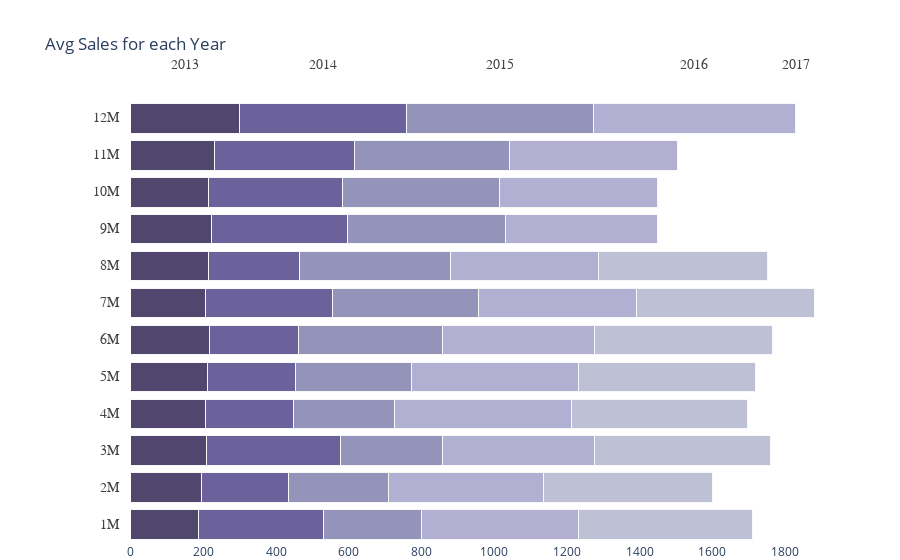

Here is the notebook cell this chart was saved with:
### Code cell
# data 
df_2013 = df_train1[df_train1['year']==2013][['month','sales']]
df_2013 = df_2013.groupby('month').agg({"sales" : "mean"}).reset_index().rename(columns={'sales':'s13'})
df_2014 = df_train1[df_train1['year']==2014][['month','sales']]
df_2014 = df_2014.groupby('month').agg({"sales" : "mean"}).reset_index().rename(columns={'sales':'s14'})
df_2015 = df_train1[df_train1['year']==2015][['month','sales']]
df_2015 = df_2015.groupby('month').agg({"sales" : "mean"}).reset_index().rename(columns={'sales':'s15'})
df_2016 = df_train1[df_train1['year']==2016][['month','sales']]
df_2016 = df_2016.groupby('month').agg({"sales" : "mean"}).reset_index().rename(columns={'sales':'s16'})
df_2017 = df_train1[df_train1['year']==2017][['month','sales']]
df_2017 = df_2017.groupby('month').agg({"sales" : "mean"}).reset_index()
df_2017_no = pd.DataFrame({'month': [9,10,11,12], 'sales':[0,0,0,0]})
df_2017 = df_2017.append(df_2017_no).rename(columns={'sales':'s17'})
df_year = df_2013.merge(df_2014,on='month').merge(df_2015,on='month').merge(df_2016,on='month').merge(df_2017,on='month')

# top levels
top_labels = ['2013', '2014', '2015', '2016', '2017']

colors = ['rgba(38, 24, 74, 0.8)', 'rgba(71, 58, 131, 0.8)',
          'rgba(122, 120, 168, 0.8)', 'rgba(164, 163, 204, 0.85)',
          'rgba(190, 192, 213, 1)']

# X axis value 
df_year = df_year[['s13','s14','s15','s16','s17']].replace(np.nan,0)
x_data = df_year.values

# y axis value (Month)
df_2013['month'] =['1M','2M','3M','4M','5M','6M','7M','8M','9M','10M','11M','12M']
y_data = df_2013['month'].tolist()

fig = go.Figure()
for i in range(0, len(x_data[0])):
    for xd, yd in zip(x_data, y_data):
        fig.add_trace(go.Bar(
            x=[xd[i]], y=[yd],
            orientation='h',
            marker=dict(
                color=colors[i],
                line=dict(color='rgb(248, 248, 249)', width=1)
            )
        ))

fig.update_layout(title='Avg Sales for each Year',
    xaxis=dict(showgrid=False, 
               zeroline=False, domain=[0.15, 1]),
    yaxis=dict(showgrid=False, showline=False,
               showticklabels=False, zeroline=False),
    barmode='stack', #barnorm='percent',
    plot_bgcolor='#fff', paper_bgcolor='#fff',
    margin=dict(l=0, r=50, t=100, b=10),
    showlegend=False, 
)

annotations = []
for yd, xd in zip(y_data, x_data):
    # labeling the y-axis
    annotations.append(dict(xref='paper', yref='y',
                            x=0.14, y=yd,
                            xanchor='right',
                            text=str(yd),
                            font=dict(family='Arial', size=14,
                                      color='rgb(67, 67, 67)'),
                            showarrow=False, align='right'))
    # labeling the first Likert scale (on the top)
    if yd == y_data[-1]:
        annotations.append(dict(xref='x', yref='paper',
                                x=xd[0] / 2, y=1.1,
                                text=top_labels[0],
                                font=dict(family='Arial', size=14,
                                          color='rgb(67, 67, 67)'),
                          showarrow=False))
    space = xd[0]
    for i in range(1, len(xd)):
            # labeling the Likert scale
            if yd == y_data[-1]:
                annotations.append(dict(xref='x', yref='paper',
                                        x=space + (xd[i]/2), y=1.1,
                                        text=top_labels[i],
                                        font=dict(family='Arial', size=14,
                                                  color='rgb(67, 67, 67)'),
                                        showarrow=False))
            space += xd[i]
fig.update_layout(
    annotations=annotations)
fig.show()

### Figure 1 — Plotly figure (JSON) as saved in the notebook; plotly's stock layout.template omitted (floating-point values rounded to 4 significant figures)
{"data": [{"marker": {"color": "rgba(38, 24, 74, 0.8)", "line": {"color": "rgb(248, 248, 249)", "width": 1}}, "orientation": "h", "type": "bar", "x": [187.0], "y": ["1M"]}, {"marker": {"color": "rgba(38, 24, 74, 0.8)", "line": {"color": "rgb(248, 248, 249)", "width": 1}}, "orientation": "h", "type": "bar", "x": [193.6], "y": ["2M"]}, {"marker": {"color": "rgba(38, 24, 74, 0.8)", "line": {"color": "rgb(248, 248, 249)", "width": 1}}, "orientation": "h", "type": "bar", "x": [206.9], "y": ["3M"]}, {"marker": {"color": "rgba(38, 24, 74, 0.8)", "line": {"color": "rgb(248, 248, 249)", "width": 1}}, "orientation": "h", "type": "bar", "x": [205.6], "y": ["4M"]}, {"marker": {"color": "rgba(38, 24, 74, 0.8)", "line": {"color": "rgb(248, 248, 249)", "width": 1}}, "orientation": "h", "type": "bar", "x": [210.2], "y": ["5M"]}, {"marker": {"color": "rgba(38, 24, 74, 0.8)", "line": {"color": "rgb(248, 248, 249)", "width": 1}}, "orientation": "h", "type": "bar", "x": [215.7], "y": ["6M"]}, {"marker": {"color": "rgba(38, 24, 74, 0.8)", "line": {"color": "rgb(248, 248, 249)", "width": 1}}, "orientation": "h", "type": "bar", "x": [204.0], "y": ["7M"]}, {"marker": {"color": "rgba(38, 24, 74, 0.8)", "line": {"color": "rgb(248, 248, 249)", "width": 1}}, "orientation": "h", "type": "bar", "x": [212.5], "y": ["8M"]}, {"marker": {"color": "rgba(38, 24, 74, 0.8)", "line": {"color": "rgb(248, 248, 249)", "width": 1}}, "orientation": "h", "type": "bar", "x": [220.6], "y": ["9M"]}, {"marker": {"color": "rgba(38, 24, 74, 0.8)", "line": {"color": "rgb(248, 248, 249)", "width": 1}}, "orientation": "h", "type": "bar", "x": [213.2], "y": ["10M"]}, {"marker": {"color": "rgba(38, 24, 74, 0.8)", "line": {"color": "rgb(248, 248, 249)", "width": 1}}, "orientation": "h", "type": "bar", "x": [231.1], "y": ["11M"]}, {"marker": {"color": "rgba(38, 24, 74, 0.8)", "line": {"color": "rgb(248, 248, 249)", "width": 1}}, "orientation": "h", "type": "bar", "x": [298.7], "y": ["12M"]}, {"marker": {"color": "rgba(71, 58, 131, 0.8)", "line": {"color": "rgb(248, 248, 249)", "width": 1}}, "orientation": "h", "type": "bar", "x": [342.3], "y": ["1M"]}, {"marker": {"color": "rgba(71, 58, 131, 0.8)", "line": {"color": "rgb(248, 248, 249)", "width": 1}}, "orientation": "h", "type": "bar", "x": [241.3], "y": ["2M"]}, {"marker": {"color": "rgba(71, 58, 131, 0.8)", "line": {"color": "rgb(248, 248, 249)", "width": 1}}, "orientation": "h", "type": "bar", "x": [368.7], "y": ["3M"]}, {"marker": {"color": "rgba(71, 58, 131, 0.8)", "line": {"color": "rgb(248, 248, 249)", "width": 1}}, "orientation": "h", "type": "bar", "x": [240.6], "y": ["4M"]}, {"marker": {"color": "rgba(71, 58, 131, 0.8)", "line": {"color": "rgb(248, 248, 249)", "width": 1}}, "orientation": "h", "type": "bar", "x": [242.2], "y": ["5M"]}, {"marker": {"color": "rgba(71, 58, 131, 0.8)", "line": {"color": "rgb(248, 248, 249)", "width": 1}}, "orientation": "h", "type": "bar", "x": [244.6], "y": ["6M"]}, {"marker": {"color": "rgba(71, 58, 131, 0.8)", "line": {"color": "rgb(248, 248, 249)", "width": 1}}, "orientation": "h", "type": "bar", "x": [350.8], "y": ["7M"]}, {"marker": {"color": "rgba(71, 58, 131, 0.8)", "line": {"color": "rgb(248, 248, 249)", "width": 1}}, "orientation": "h", "type": "bar", "x": [251.4], "y": ["8M"]}, {"marker": {"color": "rgba(71, 58, 131, 0.8)", "line": {"color": "rgb(248, 248, 249)", "width": 1}}, "orientation": "h", "type": "bar", "x": [374.5], "y": ["9M"]}, {"marker": {"color": "rgba(71, 58, 131, 0.8)", "line": {"color": "rgb(248, 248, 249)", "width": 1}}, "orientation": "h", "type": "bar", "x": [369.2], "y": ["10M"]}, {"marker": {"color": "rgba(71, 58, 131, 0.8)", "line": {"color": "rgb(248, 248, 249)", "width": 1}}, "orientation": "h", "type": "bar", "x": [384.1], "y": ["11M"]}, {"marker": {"color": "rgba(71, 58, 131, 0.8)", "line": {"color": "rgb(248, 248, 249)", "width": 1}}, "orientation": "h", "type": "bar", "x": [459.8], "y": ["12M"]}, {"marker": {"color": "rgba(122, 120, 168, 0.8)", "line": {"color": "rgb(248, 248, 249)", "width": 1}}, "orientation": "h", "type": "bar", "x": [269.7], "y": ["1M"]}, {"marker": {"color": "rgba(122, 120, 168, 0.8)", "line": {"color": "rgb(248, 248, 249)", "width": 1}}, "orientation": "h", "type": "bar", "x": [275.4], "y": ["2M"]}, {"marker": {"color": "rgba(122, 120, 168, 0.8)", "line": {"color": "rgb(248, 248, 249)", "width": 1}}, "orientation": "h", "type": "bar", "x": [282.4], "y": ["3M"]}, {"marker": {"color": "rgba(122, 120, 168, 0.8)", "line": {"color": "rgb(248, 248, 249)", "width": 1}}, "orientation": "h", "type": "bar", "x": [279.7], "y": ["4M"]}, {"marker": {"color": "rgba(122, 120, 168, 0.8)", "line": {"color": "rgb(248, 248, 249)", "width": 1}}, "orientation": "h", "type": "bar", "x": [321.0], "y": ["5M"]}, {"marker": {"color": "rgba(122, 120, 168, 0.8)", "line": {"color": "rgb(248, 248, 249)", "width": 1}}, "orientation": "h", "type": "bar", "x": [397.2], "y": ["6M"]}, {"marker": {"color": "rgba(122, 120, 168, 0.8)", "line": {"color": "rgb(248, 248, 249)", "width": 1}}, "orientation": "h", "type": "bar", "x": [403.0], "y": ["7M"]}, {"marker": {"color": "rgba(122, 120, 168, 0.8)", "line": {"color": "rgb(248, 248, 249)", "width": 1}}, "orientation": "h", "type": "bar", "x": [415.7], "y": ["8M"]}, {"marker": {"color": "rgba(122, 120, 168, 0.8)", "line": {"color": "rgb(248, 248, 249)", "width": 1}}, "orientation": "h", "type": "bar", "x": [434.7], "y": ["9M"]}, {"marker": {"color": "rgba(122, 120, 168, 0.8)", "line": {"color": "rgb(248, 248, 249)", "width": 1}}, "orientation": "h", "type": "bar", "x": [432.2], "y": ["10M"]}, {"marker": {"color": "rgba(122, 120, 168, 0.8)", "line": {"color": "rgb(248, 248, 249)", "width": 1}}, "orientation": "h", "type": "bar", "x": [426.6], "y": ["11M"]}, {"marker": {"color": "rgba(122, 120, 168, 0.8)", "line": {"color": "rgb(248, 248, 249)", "width": 1}}, "orientation": "h", "type": "bar", "x": [513.8], "y": ["12M"]}, {"marker": {"color": "rgba(164, 163, 204, 0.85)", "line": {"color": "rgb(248, 248, 249)", "width": 1}}, "orientation": "h", "type": "bar", "x": [434.1], "y": ["1M"]}, {"marker": {"color": "rgba(164, 163, 204, 0.85)", "line": {"color": "rgb(248, 248, 249)", "width": 1}}, "orientation": "h", "type": "bar", "x": [424.7], "y": ["2M"]}, {"marker": {"color": "rgba(164, 163, 204, 0.85)", "line": {"color": "rgb(248, 248, 249)", "width": 1}}, "orientation": "h", "type": "bar", "x": [418.7], "y": ["3M"]}, {"marker": {"color": "rgba(164, 163, 204, 0.85)", "line": {"color": "rgb(248, 248, 249)", "width": 1}}, "orientation": "h", "type": "bar", "x": [488.1], "y": ["4M"]}, {"marker": {"color": "rgba(164, 163, 204, 0.85)", "line": {"color": "rgb(248, 248, 249)", "width": 1}}, "orientation": "h", "type": "bar", "x": [457.7], "y": ["5M"]}, {"marker": {"color": "rgba(164, 163, 204, 0.85)", "line": {"color": "rgb(248, 248, 249)", "width": 1}}, "orientation": "h", "type": "bar", "x": [419.6], "y": ["6M"]}, {"marker": {"color": "rgba(164, 163, 204, 0.85)", "line": {"color": "rgb(248, 248, 249)", "width": 1}}, "orientation": "h", "type": "bar", "x": [432.6], "y": ["7M"]}, {"marker": {"color": "rgba(164, 163, 204, 0.85)", "line": {"color": "rgb(248, 248, 249)", "width": 1}}, "orientation": "h", "type": "bar", "x": [406.4], "y": ["8M"]}, {"marker": {"color": "rgba(164, 163, 204, 0.85)", "line": {"color": "rgb(248, 248, 249)", "width": 1}}, "orientation": "h", "type": "bar", "x": [419.3], "y": ["9M"]}, {"marker": {"color": "rgba(164, 163, 204, 0.85)", "line": {"color": "rgb(248, 248, 249)", "width": 1}}, "orientation": "h", "type": "bar", "x": [435.0], "y": ["10M"]}, {"marker": {"color": "rgba(164, 163, 204, 0.85)", "line": {"color": "rgb(248, 248, 249)", "width": 1}}, "orientation": "h", "type": "bar", "x": [462.9], "y": ["11M"]}, {"marker": {"color": "rgba(164, 163, 204, 0.85)", "line": {"color": "rgb(248, 248, 249)", "width": 1}}, "orientation": "h", "type": "bar", "x": [557.1], "y": ["12M"]}, {"marker": {"color": "rgba(190, 192, 213, 1)", "line": {"color": "rgb(248, 248, 249)", "width": 1}}, "orientation": "h", "type": "bar", "x": [476.6], "y": ["1M"]}, {"marker": {"color": "rgba(190, 192, 213, 1)", "line": {"color": "rgb(248, 248, 249)", "width": 1}}, "orientation": "h", "type": "bar", "x": [466.0], "y": ["2M"]}, {"marker": {"color": "rgba(190, 192, 213, 1)", "line": {"color": "rgb(248, 248, 249)", "width": 1}}, "orientation": "h", "type": "bar", "x": [483.4], "y": ["3M"]}, {"marker": {"color": "rgba(190, 192, 213, 1)", "line": {"color": "rgb(248, 248, 249)", "width": 1}}, "orientation": "h", "type": "bar", "x": [482.2], "y": ["4M"]}, {"marker": {"color": "rgba(190, 192, 213, 1)", "line": {"color": "rgb(248, 248, 249)", "width": 1}}, "orientation": "h", "type": "bar", "x": [487.2], "y": ["5M"]}, {"marker": {"color": "rgba(190, 192, 213, 1)", "line": {"color": "rgb(248, 248, 249)", "width": 1}}, "orientation": "h", "type": "bar", "x": [488.7], "y": ["6M"]}, {"marker": {"color": "rgba(190, 192, 213, 1)", "line": {"color": "rgb(248, 248, 249)", "width": 1}}, "orientation": "h", "type": "bar", "x": [489.9], "y": ["7M"]}, {"marker": {"color": "rgba(190, 192, 213, 1)", "line": {"color": "rgb(248, 248, 249)", "width": 1}}, "orientation": "h", "type": "bar", "x": [465.1], "y": ["8M"]}, {"marker": {"color": "rgba(190, 192, 213, 1)", "line": {"color": "rgb(248, 248, 249)", "width": 1}}, "orientation": "h", "type": "bar", "x": [0.0], "y": ["9M"]}, {"marker": {"color": "rgba(190, 192, 213, 1)", "line": {"color": "rgb(248, 248, 249)", "width": 1}}, "orientation": "h", "type": "bar", "x": [0.0], "y": ["10M"]}, {"marker": {"color": "rgba(190, 192, 213, 1)", "line": {"color": "rgb(248, 248, 249)", "width": 1}}, "orientation": "h", "type": "bar", "x": [0.0], "y": ["11M"]}, {"marker": {"color": "rgba(190, 192, 213, 1)", "line": {"color": "rgb(248, 248, 249)", "width": 1}}, "orientation": "h", "type": "bar", "x": [0.0], "y": ["12M"]}], "layout": {"annotations": [{"align": "right", "font": {"color": "rgb(67, 67, 67)", "family": "Arial", "size": 14}, "showarrow": false, "text": "1M", "x": 0.14, "xanchor": "right", "xref": "paper", "y": "1M", "yref": "y"}, {"align": "right", "font": {"color": "rgb(67, 67, 67)", "family": "Arial", "size": 14}, "showarrow": false, "text": "2M", "x": 0.14, "xanchor": "right", "xref": "paper", "y": "2M", "yref": "y"}, {"align": "right", "font": {"color": "rgb(67, 67, 67)", "family": "Arial", "size": 14}, "showarrow": false, "text": "3M", "x": 0.14, "xanchor": "right", "xref": "paper", "y": "3M", "yref": "y"}, {"align": "right", "font": {"color": "rgb(67, 67, 67)", "family": "Arial", "size": 14}, "showarrow": false, "text": "4M", "x": 0.14, "xanchor": "right", "xref": "paper", "y": "4M", "yref": "y"}, {"align": "right", "font": {"color": "rgb(67, 67, 67)", "family": "Arial", "size": 14}, "showarrow": false, "text": "5M", "x": 0.14, "xanchor": "right", "xref": "paper", "y": "5M", "yref": "y"}, {"align": "right", "font": {"color": "rgb(67, 67, 67)", "family": "Arial", "size": 14}, "showarrow": false, "text": "6M", "x": 0.14, "xanchor": "right", "xref": "paper", "y": "6M", "yref": "y"}, {"align": "right", "font": {"color": "rgb(67, 67, 67)", "family": "Arial", "size": 14}, "showarrow": false, "text": "7M", "x": 0.14, "xanchor": "right", "xref": "paper", "y": "7M", "yref": "y"}, {"align": "right", "font": {"color": "rgb(67, 67, 67)", "family": "Arial", "size": 14}, "showarrow": false, "text": "8M", "x": 0.14, "xanchor": "right", "xref": "paper", "y": "8M", "yref": "y"}, {"align": "right", "font": {"color": "rgb(67, 67, 67)", "family": "Arial", "size": 14}, "showarrow": false, "text": "9M", "x": 0.14, "xanchor": "right", "xref": "paper", "y": "9M", "yref": "y"}, {"align": "right", "font": {"color": "rgb(67, 67, 67)", "family": "Arial", "size": 14}, "showarrow": false, "text": "10M", "x": 0.14, "xanchor": "right", "xref": "paper", "y": "10M", "yref": "y"}, {"align": "right", "font": {"color": "rgb(67, 67, 67)", "family": "Arial", "size": 14}, "showarrow": false, "text": "11M", "x": 0.14, "xanchor": "right", "xref": "paper", "y": "11M", "yref": "y"}, {"align": "right", "font": {"color": "rgb(67, 67, 67)", "family": "Arial", "size": 14}, "showarrow": false, "text": "12M", "x": 0.14, "xanchor": "right", "xref": "paper", "y": "12M", "yref": "y"}, {"font": {"color": "rgb(67, 67, 67)", "family": "Arial", "size": 14}, "showarrow": false, "text": "2013", "x": 149.3, "xref": "x", "y": 1.1, "yref": "paper"}, {"font": {"color": "rgb(67, 67, 67)", "family": "Arial", "size": 14}, "showarrow": false, "text": "2014", "x": 528.6, "xref": "x", "y": 1.1, "yref": "paper"}, {"font": {"color": "rgb(67, 67, 67)", "family": "Arial", "size": 14}, "showarrow": false, "text": "2015", "x": 1015.0, "xref": "x", "y": 1.1, "yref": "paper"}, {"font": {"color": "rgb(67, 67, 67)", "family": "Arial", "size": 14}, "showarrow": false, "text": "2016", "x": 1551.0, "xref": "x", "y": 1.1, "yref": "paper"}, {"font": {"color": "rgb(67, 67, 67)", "family": "Arial", "size": 14}, "showarrow": false, "text": "2017", "x": 1829.0, "xref": "x", "y": 1.1, "yref": "paper"}], "barmode": "stack", "margin": {"b": 10, "l": 0, "r": 50, "t": 100}, "paper_bgcolor": "#fff", "plot_bgcolor": "#fff", "showlegend": false, "title": {"text": "Avg Sales for each Year"}, "xaxis": {"domain": [0.15, 1], "showgrid": false, "zeroline": false}, "yaxis": {"showgrid": false, "showline": false, "showticklabels": false, "zeroline": false}}}
